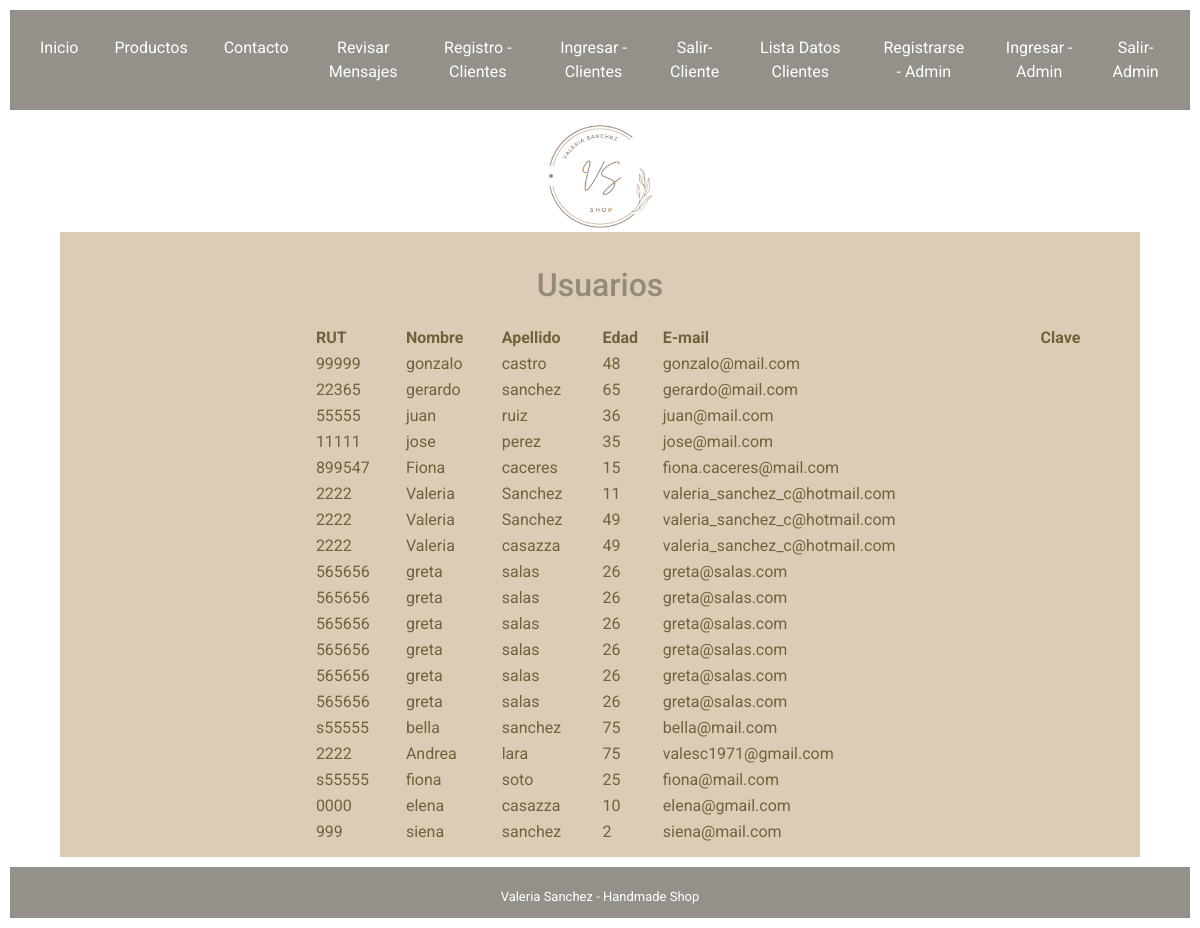
Page /usuarios/ (signed in) on the earlier database version.
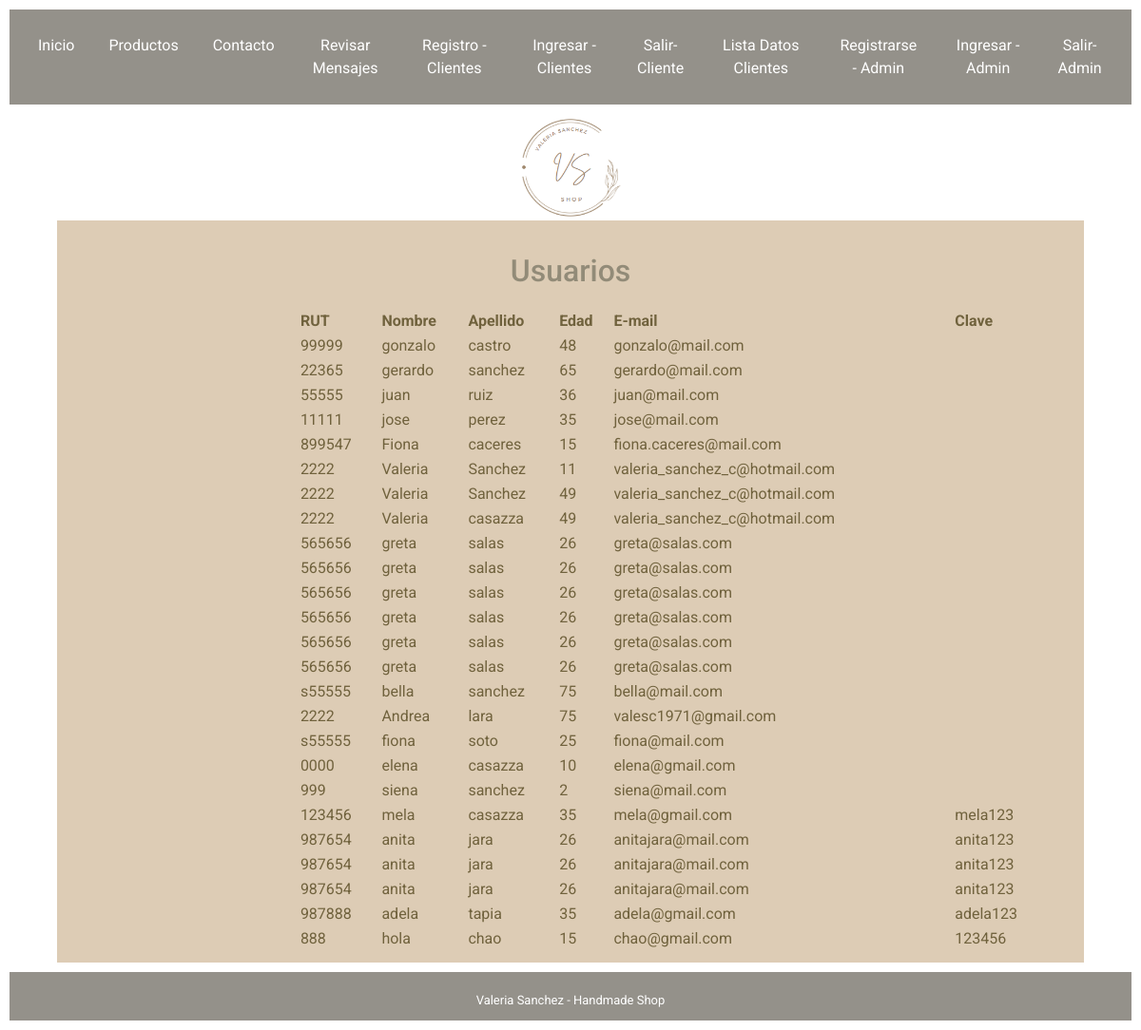
Same page on the later database version.
### aplicacion1/models.py (models this page shows)
class Usuario(models.Model):
    rut=models.CharField(max_length=15, null=False)
    nombre=models.CharField(max_length=50, null=False)
    apellido=models.CharField(max_length=100, null=False)
    edad=models.IntegerField()
    email=models.EmailField()
    clave=models.CharField(max_length=30)

### aplicacion1/views.py (the view)
# urls.py: path('usuarios/', views.usuarios, name='usuarios'),
@login_required
def usuarios(request):
    usuario=Usuario.objects.all()
    return render (request,'aplicacion1/usuarios.html',{"data":usuario})

### aplicacion1/templates/aplicacion1/usuarios.html (shortened to what this page needs)
{%extends 'base_layout.html'%}{%block content%}
<body >
<div id="tabla_usuarios">
<header>
  <h1>Usuarios</h1>
</header>
    <table id="example" class="stripe" style="width:75%; margin-left: 23%">
      <thead>
        <tr>
          <th>RUT</th>
          <th>Nombre</th>
          <th>Apellido</th>
          <th>Edad</th>
          <th>E-mail</th>
          <th>Clave</th>
        </tr>
      </thead>
      {% for cli in data %}
      <tbody>
        <tr>
          <td>{{cli.rut}}</td>
          <td>{{cli.nombre}}</td>
          <td>{{cli.apellido}}</td>
          <td>{{cli.edad}}</td>
          <td>{{cli.email}}</td>
          <td>{{cli.clave}}</td>
        </tr>
      </tbody>
      {% endfor %}
    </table>
</div>
</body>
</html>
{%endblock content%}

### templates/base_layout.html (shortened to what this page needs)
{% load static %}
<!DOCTYPE html>
<html lang="en">
<head>
    <link href="https://cdn.jsdelivr.net/npm/bootstrap@5.1.3/dist/css/bootstrap.min.css" rel="stylesheet">
    <link rel="stylesheet" href="https://cdn.datatables.net/1.11.4/css/jquery.dataTables.min.css">
    <link href="{% static 'aplicacion1/style.css' %}" rel="stylesheet" type="text/css" />
</head>
<nav class="navbar navbar-expand-lg navbar-light bg-black_1">
	<div class="container-fluid justify-content-center" id="barranav">
		<ul class="navbar-nav mb-2 mb-lg-0">
			<li class="nav-item">
				<a class="nav-link" href="{% url 'index' %}" id="form-contact">Inicio</a>
			</li>
			<li class="nav-item">
				<a class="nav-link" href="{% url 'productos' %}" id="form-contact">Productos</a>
			</li>
			<li class="nav-item">
				<a class="nav-link" href="{% url 'contacto' %}" id="form-contact">Contacto</a>
			</li>
            <li class="nav-item">
				<a class="nav-link" href="/mostrar_mensaje" id="form-contact">Revisar Mensajes</a>
			</li>
            <li class="nav-item">
				<a class="nav-link" href="{% url 'formulario_usuario' %}" id="form-contact">Registro - Clientes</a>
			</li>
            <li class="nav-item">
				<a class="nav-link" href="/login_externo" id="form-contact">Ingresar - Clientes</a>
			</li>
            <li class="nav-item">
				<a class="nav-link" href="/salir_externo" id="form-contact">Salir-Cliente</a>
			</li>
            <li class="nav-item">
				<a class="nav-link" href="{% url 'usuarios' %}" id="form-contact">Lista Datos Clientes</a>
			</li>
            <li class="nav-item">
				<a class="nav-link" href="/register" id="form-contact">Registrarse - Admin</a>
			</li>
            <li class="nav-item">
				<a class="nav-link" href="/login" id="form-contact">Ingresar - Admin</a>
			</li>
            <li class="nav-item">
				<a class="nav-link" href="/salir" id="form-contact">Salir-Admin</a>
			</li>
	</div>
</nav>
<div class="logo">
    <img id="logo" src="{% static 'aplicacion1/images/logo.png'%}" class="img-fluid" alt="logo.png">
</div>
{%block content%}
{%endblock content%}
<footer>
	<div class="pie">
    <br>Valeria Sanchez - Handmade Shop
    </div>
</footer>
</html>

### aplicacion1/static/aplicacion1/style.css (style rules this page uses)
body { font-family: 'Roboto', sans-serif; }
h1 { text-align: center; color: rgb(146, 139, 120); font-size: xx-large; }
header { text-align: center; color: rgba(30, 39, 46,1.0); margin:2%; }
header h1 { text-align: center; text-align: center; color: rgb(146, 139, 120); font-size: xx-large; }
.bg-black_1 { background-color: rgb(148, 145, 138); }
nav { margin: 10px; }
#barranav ul li { margin: 10px; }
#form-contact { color: #fff; text-align: center; }
::placeholder { color: rgb(146, 139, 120); font-size: 90%; }
#tabla_usuarios { padding: 1%; margin-right: 5%; margin-left: 5%; color:rgb(112, 98, 61); background-color: rgb(221, 204, 181); }
#logo { width: 10%; margin-left:45%; margin-right:45%; }
::marker { color: rgb(146, 139, 120); font-size: 90%; }
footer { background-color: rgb(148, 145, 138); color:#fff; text-align: center; margin-top: 10px; margin-bottom: 10%; padding-bottom: 1%; margin:10px; font-size: small; }

Differences in the rows shown:
added Usuario: rut "123456", nombre "mela", apellido "casazza", edad "35", email "mela@gmail.com", clave "mela123"
added Usuario: rut "987654", nombre "anita", apellido "jara", edad "26", email "anitajara@mail.com", clave "anita123"
added Usuario: rut "987654", nombre "anita", apellido "jara", edad "26", email "anitajara@mail.com", clave "anita123"
added Usuario: rut "987654", nombre "anita", apellido "jara", edad "26", email "anitajara@mail.com", clave "anita123"
added Usuario: rut "987888", nombre "adela", apellido "tapia", edad "35", email "adela@gmail.com", clave "adela123"
added Usuario: rut "888", nombre "hola", apellido "chao", edad "15", email "chao@gmail.com", clave "123456"
